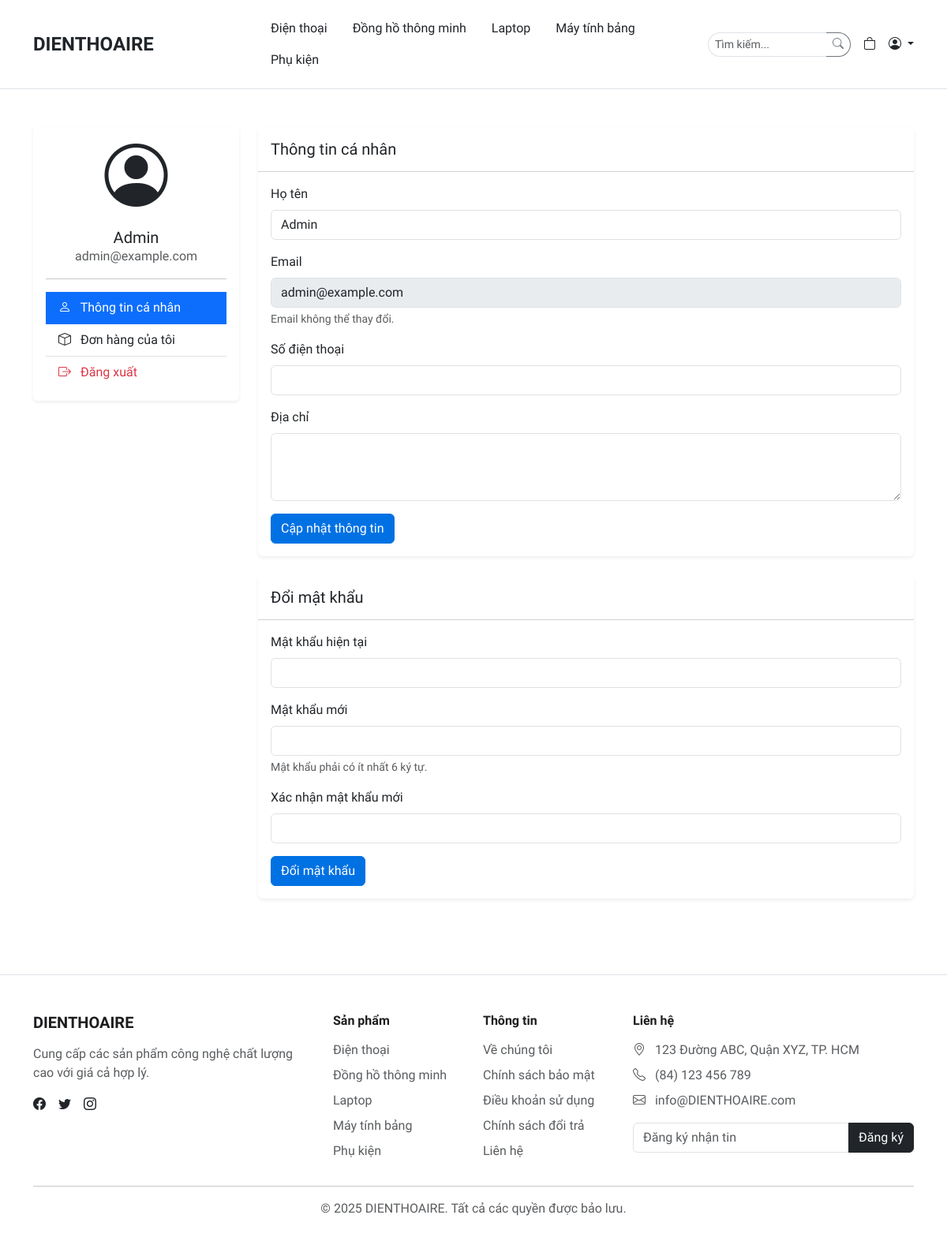
The app's page /profile.php (signed in) with its own data.
### tables this page shows
CREATE TABLE IF NOT EXISTS categories (
    id INT AUTO_INCREMENT PRIMARY KEY,
    name VARCHAR(100) NOT NULL,
    slug VARCHAR(100) NOT NULL UNIQUE,
    created_at TIMESTAMP DEFAULT CURRENT_TIMESTAMP
);

CREATE TABLE IF NOT EXISTS users (
    id INT AUTO_INCREMENT PRIMARY KEY,
    name VARCHAR(100) NOT NULL,
    email VARCHAR(100) NOT NULL UNIQUE,
    password VARCHAR(255) NOT NULL,
    phone VARCHAR(20),
    address TEXT,
    role ENUM('admin', 'customer') NOT NULL DEFAULT 'customer',
    created_at TIMESTAMP DEFAULT CURRENT_TIMESTAMP
);

### includes/functions.php (called while the page is built, shortened)
<?php
function get_logged_in_user() {
    global $conn;
    if (isset($_SESSION['user_id'])) {
        $user_id = $_SESSION['user_id'];
        $query = "SELECT * FROM users WHERE id = $user_id";
        $result = mysqli_query($conn, $query);
        if ($result && mysqli_num_rows($result) > 0) {
            return mysqli_fetch_assoc($result);
        }
    }
    return null;
}
function get_categories() {
    global $conn;
    $query = "SELECT * FROM categories ORDER BY name";
    $result = mysqli_query($conn, $query);
    $categories = [];
    if ($result) {
        while ($row = mysqli_fetch_assoc($result)) {
            $categories[] = $row;
        }
    }
    return $categories;
}
?>

### profile.php (the view, shortened to what this page needs)
<?php
require_once "includes/db.php";
require_once "includes/functions.php";
$user = get_logged_in_user();
require_once "includes/header.php";
?>
<div class="container py-5">
    <div class="row">
        <div class="col-lg-3 mb-4">
            <div class="card border-0 shadow-sm">
                <div class="card-body">
                    <div class="text-center mb-3">
                        <div class="display-1 mb-3">
                            <i class="bi bi-person-circle"></i>
                        </div>
                        <h5 class="mb-0"><?php echo $user['name']; ?></h5>
                        <p class="text-muted"><?php echo $user['email']; ?></p>
                    </div>
                    <hr>
                    <div class="list-group list-group-flush">
                        <a href="profile.php" class="list-group-item list-group-item-action active">
                            <i class="bi bi-person me-2"></i> Thông tin cá nhân
                        </a>
                        <a href="my-orders.php" class="list-group-item list-group-item-action">
                            <i class="bi bi-box me-2"></i> Đơn hàng của tôi
                        </a>
                        <a href="logout.php" class="list-group-item list-group-item-action text-danger">
                            <i class="bi bi-box-arrow-right me-2"></i> Đăng xuất
                        </a>
                    </div>
                </div>
            </div>
        </div>
        <div class="col-lg-9">
            <div class="card border-0 shadow-sm mb-4">
                <div class="card-header bg-white py-3">
                    <h5 class="mb-0">Thông tin cá nhân</h5>
                </div>
                <div class="card-body">
                    <form method="post" action="<?php echo htmlspecialchars($_SERVER["PHP_SELF"]); ?>">
                        <div class="mb-3">
                            <label for="name" class="form-label">Họ tên</label>
                            <input type="text" class="form-control" id="name" name="name" value="<?php echo $user['name']; ?>" required>
                        </div>
                        <div class="mb-3">
                            <label for="email" class="form-label">Email</label>
                            <input type="email" class="form-control" id="email" value="<?php echo $user['email']; ?>" disabled>
                            <div class="form-text">Email không thể thay đổi.</div>
                        </div>
                        <div class="mb-3">
                            <label for="phone" class="form-label">Số điện thoại</label>
                            <input type="text" class="form-control" id="phone" name="phone" value="<?php echo $user['phone']; ?>">
                        </div>
                        <div class="mb-3">
                            <label for="address" class="form-label">Địa chỉ</label>
                            <textarea class="form-control" id="address" name="address" rows="3"><?php echo $user['address']; ?></textarea>
                        </div>
                        <button type="submit" class="btn btn-primary">Cập nhật thông tin</button>
                    </form>
                </div>
            </div>
            <div class="card border-0 shadow-sm">
                <div class="card-header bg-white py-3">
                    <h5 class="mb-0">Đổi mật khẩu</h5>
                </div>
                <div class="card-body">
                    <form method="post" action="<?php echo htmlspecialchars($_SERVER["PHP_SELF"]); ?>">
                        <div class="mb-3">
                            <label for="current_password" class="form-label">Mật khẩu hiện tại</label>
                            <input type="password" class="form-control" id="current_password" name="current_password" required>
                        </div>
                        <div class="mb-3">
                            <label for="new_password" class="form-label">Mật khẩu mới</label>
                            <input type="password" class="form-control" id="new_password" name="new_password" required>
                            <div class="form-text">Mật khẩu phải có ít nhất 6 ký tự.</div>
                        </div>
                        <div class="mb-3">
                            <label for="confirm_password" class="form-label">Xác nhận mật khẩu mới</label>
                            <input type="password" class="form-control" id="confirm_password" name="confirm_password" required>
                        </div>
                        <button type="submit" name="change_password" class="btn btn-primary">Đổi mật khẩu</button>
                    </form>
                </div>
            </div>
        </div>
    </div>
</div>
<?php require_once "includes/footer.php"; ?>

### includes/header.php (shortened to what this page needs)
<?php
require_once "includes/db.php";
require_once "includes/functions.php";
?>
<!DOCTYPE html>
<html lang="vi">
<head>
    <link href="https://cdn.jsdelivr.net/npm/bootstrap@5.3.0-alpha1/dist/css/bootstrap.min.css" rel="stylesheet">
    <link rel="stylesheet" href="https://cdn.jsdelivr.net/npm/bootstrap-icons@1.10.0/font/bootstrap-icons.css">
    <link rel="stylesheet" href="assets/css/style.css">
</head>
<body>
    <header class="bg-white py-3 border-bottom">
        <div class="container">
            <div class="row align-items-center">
                <div class="col-md-3">
                    <a href="index.php" class="text-decoration-none">
                        <h1 class="fs-4 fw-bold text-dark mb-0">DIENTHOAIRE</h1>
                    </a>
                </div>
                <div class="col-md-6">
                    <nav class="d-flex justify-content-center">
                        <ul class="nav">
                            <?php
                            $categories = get_categories();
                            foreach ($categories as $category): ?>
                                <li class="nav-item">
                                    <a class="nav-link text-dark px-3" href="category.php?id=<?php echo $category['id']; ?>">
                                        <?php echo $category['name']; ?>
                                    </a>
                                </li>
                            <?php endforeach; ?>
                        </ul>
                    </nav>
                </div>
                <div class="col-md-3">
                    <div class="d-flex justify-content-end align-items-center">
                        <form class="me-3" action="search.php" method="get">
                            <div class="input-group">
                                <input class="form-control form-control-sm border-end-0 rounded-pill rounded-end" type="search" name="q" placeholder="Tìm kiếm..." aria-label="Search">
                                <button class="btn btn-sm btn-outline-secondary border-start-0 rounded-pill rounded-start" type="submit">
                                    <i class="bi bi-search"></i>
                                </button>
                            </div>
                        </form>
                        <a class="text-dark me-3 position-relative" href="cart.php">
                            <i class="bi bi-bag"></i>
                        </a>
                        <?php if (isset($_SESSION['user_id'])): ?>
                            <div class="dropdown">
                                <a class="text-dark dropdown-toggle" href="#" role="button" data-bs-toggle="dropdown" aria-expanded="false">
                                    <i class="bi bi-person-circle"></i>
                                </a>
                            </div>
                        <?php else: ?>
                            <a class="text-dark" href="login.php">
                                <i class="bi bi-person-circle"></i>
                            </a>
                        <?php endif; ?>
                    </div>
                </div>
            </div>
        </div>
    </header>
    <main>

### includes/footer.php (shortened to what this page needs)
</main>
    <footer class="bg-white py-5 mt-5 border-top">
        <div class="container">
            <div class="row">
                <div class="col-md-4 mb-4 mb-md-0">
                    <h5 class="fw-bold mb-3">DIENTHOAIRE</h5>
                    <p class="text-muted">Cung cấp các sản phẩm công nghệ chất lượng cao với giá cả hợp lý.</p>
                    <div class="d-flex gap-3">
                        <a href="#" class="text-dark"><i class="bi bi-facebook"></i></a>
                        <a href="#" class="text-dark"><i class="bi bi-twitter"></i></a>
                        <a href="#" class="text-dark"><i class="bi bi-instagram"></i></a>
                    </div>
                </div>
                <div class="col-md-2 mb-4 mb-md-0">
                    <h6 class="fw-bold mb-3">Sản phẩm</h6>
                    <ul class="list-unstyled">
                        <?php
                        $categories = get_categories();
                        foreach (array_slice($categories, 0, 5) as $category): ?>
                            <li class="mb-2">
                                <a href="category.php?id=<?php echo $category['id']; ?>" class="text-decoration-none text-muted">
                                    <?php echo $category['name']; ?>
                                </a>
                            </li>
                        <?php endforeach; ?>
                    </ul>
                </div>
                <div class="col-md-2 mb-4 mb-md-0">
                    <h6 class="fw-bold mb-3">Thông tin</h6>
                    <ul class="list-unstyled">
                        <li class="mb-2"><a href="#" class="text-decoration-none text-muted">Về chúng tôi</a></li>
                        <li class="mb-2"><a href="#" class="text-decoration-none text-muted">Chính sách bảo mật</a></li>
                        <li class="mb-2"><a href="#" class="text-decoration-none text-muted">Điều khoản sử dụng</a></li>
                        <li class="mb-2"><a href="#" class="text-decoration-none text-muted">Chính sách đổi trả</a></li>
                        <li class="mb-2"><a href="#" class="text-decoration-none text-muted">Liên hệ</a></li>
                    </ul>
                </div>
                <div class="col-md-4">
                    <h6 class="fw-bold mb-3">Liên hệ</h6>
                    <ul class="list-unstyled text-muted">
                        <li class="mb-2"><i class="bi bi-geo-alt me-2"></i> 123 Đường ABC, Quận XYZ, TP. HCM</li>
                        <li class="mb-2"><i class="bi bi-telephone me-2"></i> (84) 123 456 789</li>
                        <li class="mb-2"><i class="bi bi-envelope me-2"></i> info@DIENTHOAIRE.com</li>
                    </ul>
                    <form class="mt-3">
                        <div class="input-group">
                            <input type="email" class="form-control" placeholder="Đăng ký nhận tin">
                            <button class="btn btn-dark" type="button">Đăng ký</button>
                        </div>
                    </form>
                </div>
            </div>
            <hr>
            <div class="text-center text-muted">
                <p class="mb-0">&copy; <?php echo date('Y'); ?> DIENTHOAIRE. Tất cả các quyền được bảo lưu.</p>
            </div>
        </div>
    </footer>
</body>
</html>

### assets/css/style.css (style rules this page uses)
:root { --primary-color: #0071e3; --secondary-color: #1d1d1f; --light-gray: #f5f5f7; --border-color: #d2d2d7; }
body { font-family: "SF Pro Display", -apple-system, BlinkMacSystemFont, sans-serif; color: var(--secondary-color); background-color: #ffffff; line-height: 1.5; }
a { color: var(--primary-color); text-decoration: none; }
.btn-primary { background-color: var(--primary-color); border-color: var(--primary-color); }

### records on screen
categories: name "Điện thoại"
categories: name "Đồng hồ thông minh"
categories: name "Laptop"
categories: name "Máy tính bảng"
categories: name "Phụ kiện"
users: name "Admin", email "admin@example.com"
